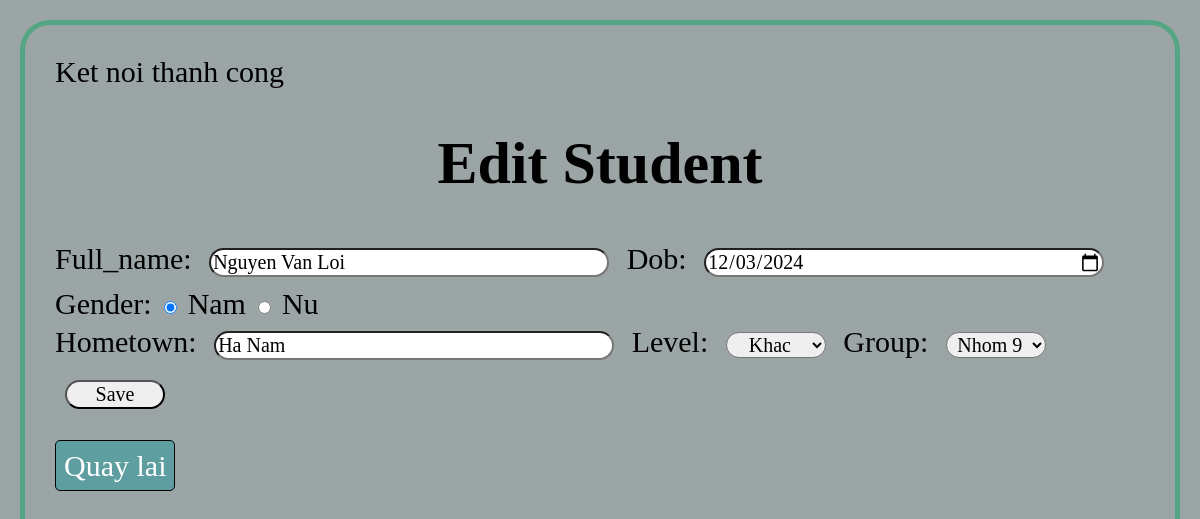
Page /php/edit.php?id=3 on the committed database.
### tables this page shows
CREATE TABLE `table_student` (
  `id` int(50) NOT NULL,
  `full_name` varchar(255) NOT NULL,
  `dob` date NOT NULL,
  `gender` int(10) NOT NULL,
  `hometown` varchar(255) NOT NULL,
  `level_id` int(20) NOT NULL,
  `group_id` int(20) NOT NULL
);

### php/edit.php (the view, shortened to what this page needs)
<?php
include "databasename.php";
$id = isset($_GET["id"]) ? intval($_GET["id"]) : 0;
$sql = "SELECT * FROM table_student WHERE id=$id";
$result = $conn->query($sql);
$row=$result->fetch_assoc();
?>
<!DOCTYPE html>
<html lang="en">
<head>
    <link rel="stylesheet" href="../css/style2.css">
</head>
<body>
    <h1>Edit Student</h1>
    <form action="updateedit.php" method="POST">
        <label for="full_name">Full_name:</label>
            <input type="text" name="full_name" value="<?php echo $row["full_name"]; ?>">
        <label for="dob">Dob:</label>
            <input type="date" name="dob" value="<?php echo $row["dob"]; ?>"><br>
        <label for="gender">Gender:</label>
            <input type="radio" name="gender" value= "1" <?php echo ($row["gender"] == 1) ? "Checked" :  ""; ?> required> Nam
            <input type="radio" name="gender" value= "0" <?php echo ($row["gender"] == 0) ? "Checked" :  ""; ?> required> Nu <br>
        <label for="hometown">Hometown:</label>
        <input type="text" name="hometown" value="<?php echo $row["hometown"]; ?>">
        <label for="level_id">Level:</label>
        <select name="level_id" required>
            <option value="3"<?php echo ($row['level_id'] == 3 ) ? 'selected' : ''; ?>>Khac</option>
        </select>
        <label for="group_id">Group:</label>
        <select name="group_id">
            <option value="9" <?php echo ($row['group_id'] == 9) ? 'selected' : '' ?>>Nhom 9</option>
        </select><br>
        <button type='submit'>Save</button>
    </form>
    <a class="edit"href="index.php">Quay lai</a>
</body>
</html>

### css/style2.css (style rules this page uses)
body { background-color: rgb(156, 165, 165); font-family: 'Times New Roman', Times, serif; margin: 20px; padding: 30px; font-size: 30px; border: 5px solid rgb(84, 165, 131); border-radius: 30px; }
h1 { font-family: 'Times New Roman', Times, serif; text-align: center; }
input[type=text] { font-size: 20px; font-family: 'Times New Roman', Times, serif; width: 400px; padding: auto; margin: 10px; border-radius: 30px; }
input[type=date] { font-size: 20px; font-family: 'Times New Roman', Times, serif; width: 400px; padding: auto; margin: 10px; border-radius: 30px; }
select[name=level_id] { font-size: 20px; font-family: 'Times New Roman', Times, serif; width: 100px; padding: auto; margin: 10px; text-align: center; border-radius: 30px; }
select[name=group_id] { font-size: 20px; font-family: 'Times New Roman', Times, serif; width: 100px; padding: auto; margin: 10px; text-align: center; border-radius: 30px; }
button[type=submit] { font-size: 20px; font-family: 'Times New Roman', Times, serif; width: 100px; padding: auto; margin: 10px; text-align: center; border-radius: 30px; }
.edit { padding: 8px 8px; margin-right: 10px; border: 1px solid black; background-color: cadetblue; text-decoration: none; color: white; border-radius: 5px; text-align: center; }

### rows in the picture
table_student: full_name "Nguyen Van Loi", dob "12/03/2024", gender "☑", hometown "Ha Nam", level_id "Khac", group_id "Nhom 9"
